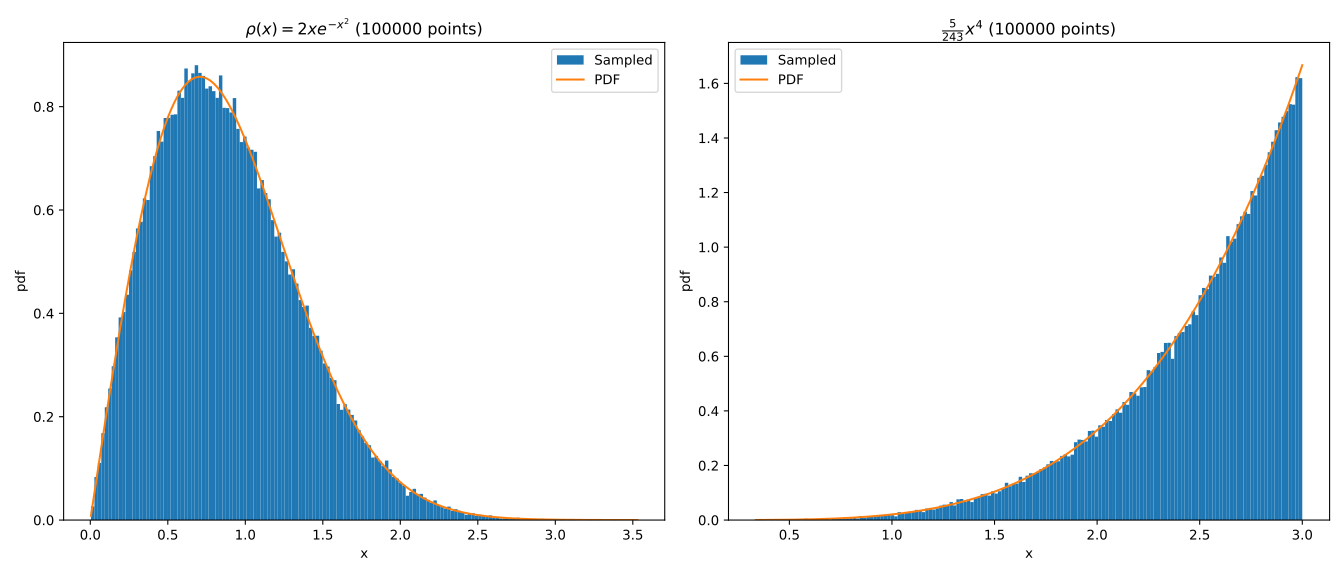

Generate this figure with Python:
import numpy as np
import matplotlib.pyplot as plt


def get_pdf1(x):
    return 2 * x * np.exp(-x ** 2)


def get_inv_cumul1(x):
    return np.sqrt(np.log(1 / (1 - x)))


def get_pdf2(x):
    return 5 * (x ** 4) / 243


def get_inv_cumul2(x):
    return np.float_power(243 * x, 0.2)


def create_plot(ax, hist_values, pdf, title):
    linspace = np.linspace(min(hist_values), max(hist_values), 1000)

    nbins = int(np.sqrt(len(hist_values) / 4))
    ax.hist(hist_values, bins=nbins, density=True, label="Sampled")
    ax.plot(linspace, pdf(linspace), label="PDF")
    ax.set_xlabel('x')
    ax.set_ylabel('pdf')
    ax.set_title(title)
    ax.legend()


def main():
    npoints = 100000
    points1 = np.random.uniform(0, 1 - 1e-8, npoints)
    values1 = get_inv_cumul1(points1)

    points2 = np.random.uniform(0, 1, npoints)
    values2 = get_inv_cumul2(points2)

    fig, (ax1, ax2) = plt.subplots(1, 2, figsize=(14, 6))

    create_plot(ax1, values1, get_pdf1, r'$\rho(x) = 2xe^{-x^2}$' + f' ({npoints} points)')
    create_plot(ax2, values2, get_pdf2, r'$\frac{5}{243}x^4$' + f' ({npoints} points)')

    plt.tight_layout()
    plt.savefig("./ex_1_2.svg")
    plt.show()

if __name__ == '__main__':
    main()